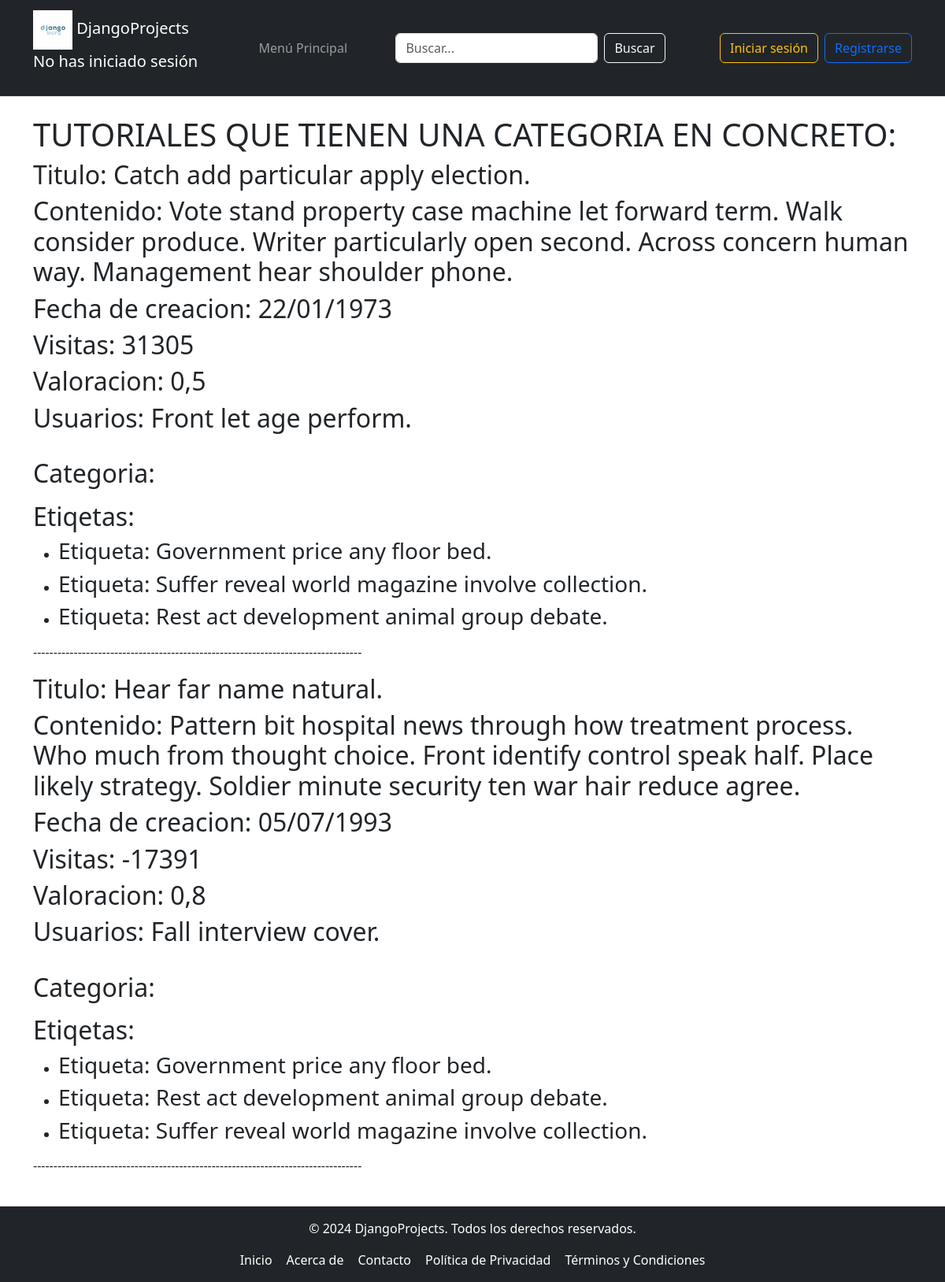
Page /Tutorial/tutorial_no_tenga_categoria on the earlier database version.
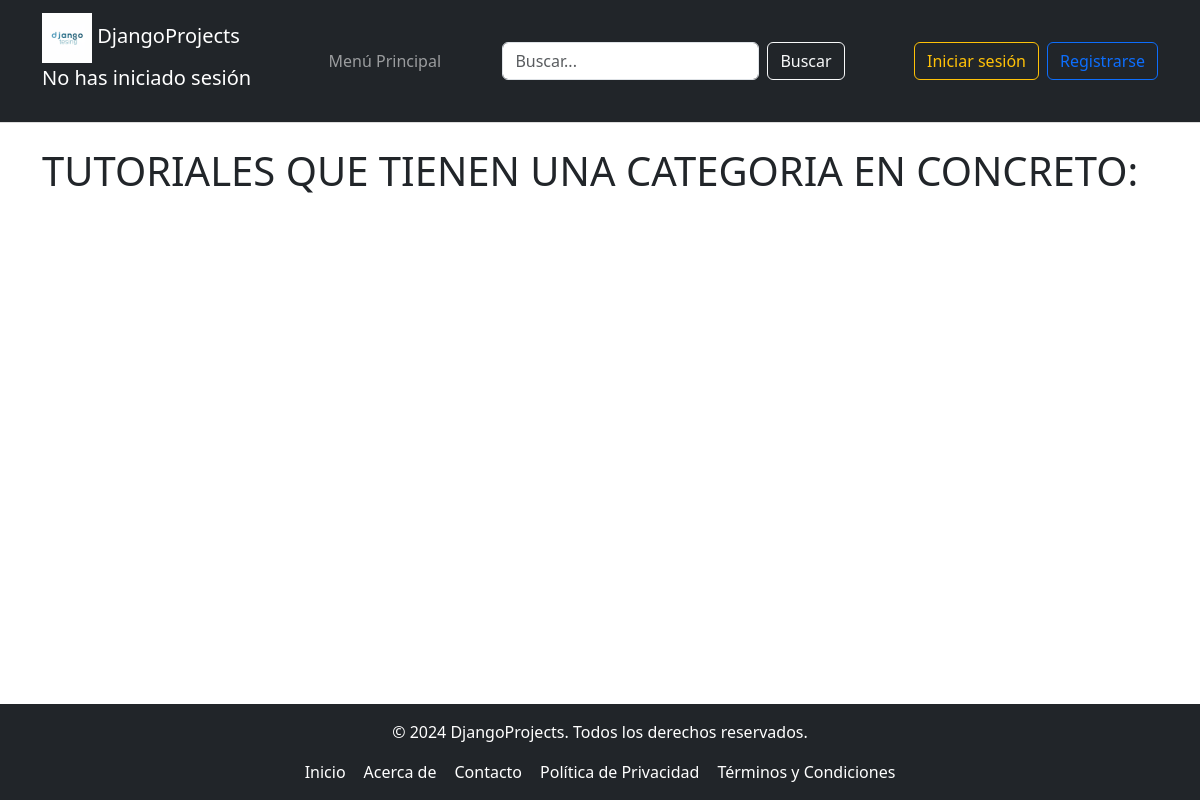
Same page on the later database version.
### tutorial/models.py (models this page shows, shortened)
class Tutorial(models.Model):
    titulo = models.CharField(max_length=50)
    contenido = models.TextField()
    fecha_Creacion = models.DateTimeField()
    visitas = models.IntegerField()
    valoracion = models.DecimalField(max_digits=3, decimal_places=1)
    usuario = models.ForeignKey(Usuario, on_delete=models.CASCADE, related_name="usuario_del_tutorial")

class Usuario(AbstractBaseUser, PermissionsMixin):
    ADMINISTRADOR = 1
    PROFESOR = 2
    ESTUDIANTE = 3
    ROLES = (
        (ADMINISTRADOR, 'administrador'),
        (PROFESOR, 'profesor'),
        (ESTUDIANTE, 'estudiante'),
    )
    email = models.EmailField(unique=True)
    nombre = models.CharField(max_length=30)
    fecha_Registro = models.DateField(null=True, blank=True)
    puntuacion = models.DecimalField(max_digits=3, decimal_places=1, default=0.0)
    es_activo = models.BooleanField(default=True)
    is_staff = models.BooleanField(default=False)  # Aquí está el campo
    is_superuser = models.BooleanField(default=False)  # Aquí está el campo
    rol = models.PositiveSmallIntegerField(choices=ROLES, default=ADMINISTRADOR)
    imagen = models.ImageField(upload_to='imagenes/', null=True, blank=True)
    USERNAME_FIELD = 'email'  # Campo único para autenticación
    REQUIRED_FIELDS = ['nombre']  # Campos obligatorios para createsuperuser
    objects = UsuarioManager()  # Asegúrate de que el manager esté asignado correctamente

class Etiqueta(models.Model):
    nombre = models.CharField(max_length=50)
    color = models.CharField(max_length=50)
    publica = models.BooleanField(default=False)
    descripcion = models.TextField(max_length=300)
    tutorial = models.ManyToManyField(Tutorial, related_name="Etiquetas_del_tutorial", through='Etiqueta_tutorial')  # Añadir through

### tutorial/views.py (the view)
# urls.py: path('Tutorial/tutorial_no_tenga_categoria', views.tutorial_no_tenga_categoria, name = 'tutorial_no_tenga_categoria'),
def tutorial_no_tenga_categoria (request):
    tutorial = Tutorial.objects.select_related("usuario").prefetch_related(
        Prefetch('categoria_del_tutorial'),
        Prefetch('Etiquetas_del_tutorial'),
        Prefetch('Tutoriales_cursos')
    ).filter(categoria_del_tutorial = None).all()
    return render(request, 'Tutorial/tutorial_no_tenga_categoria.html', {"tutoriales_mostrar": tutorial})

### tutorial/templates/Tutorial/tutorial_no_tenga_categoria.html
{% extends "Padre.html" %}
{% block cabecera %}
<h1>TUTORIALES QUE TIENEN UNA CATEGORIA EN CONCRETO:</h1>
{% endblock %}
{% block contenido %}
    {% for tutorial in tutoriales_mostrar %}
        {% include "Tutorial/tutoriales.html" %}
    {% endfor %}
{% endblock %}

### tutorial/templates/Tutorial/tutoriales.html (shortened to what this page needs)
<div>
    <h2>Titulo: {{ tutorial.titulo }}</h2>
    <h2>Contenido: {{ tutorial.contenido }}</h2>
    <h2>Fecha de creacion: {{ tutorial.fecha_Creacion | date:"d/m/Y"}}</h2>
    <h2>Visitas: {{ tutorial.visitas }}</h2>
    <h2>Valoracion: {{ tutorial.valoracion }}</h2>
    <h2>Usuarios: {{ tutorial.usuario.nombre }}</h2>
    <br>
    <h2>Categoria:</h2>
    <h2>Etiqetas:</h2>
    <ul>
        {% for etiqueta in tutorial.Etiquetas_del_tutorial.all%}
            <li><h3>Etiqueta: {{etiqueta.nombre}}</h3></li>
        {%endfor%}
    </ul>
</div>
<p>---------------------------------------------------------------------------------</p>

Differences in the rows shown:
removed Tutorial: titulo "Catch add particular apply election.", contenido "Vote stand property case machine let forward term. Walk consider produce. Writer particularly open second. Across concern human way. Management hear shoulder phone.", fecha_Creacion "22/01/1973", visitas "31305", valoracion "0,5", usuario.nombre "Front let age perform."
removed Etiqueta: nombre "Government price any floor bed."
no longer on this page (row unchanged): Etiqueta: nombre "Suffer reveal world magazine involve collection."
no longer on this page (row unchanged): Etiqueta: nombre "Rest act development animal group debate."
removed Tutorial: titulo "Hear far name natural.", contenido "Pattern bit hospital news through how treatment process. Who much from thought choice. Front identify control speak half. Place likely strategy. Soldier minute security ten war hair reduce agree.", fecha_Creacion "05/07/1993", visitas "-17391", valoracion "0,8", usuario.nombre "Fall interview cover."
